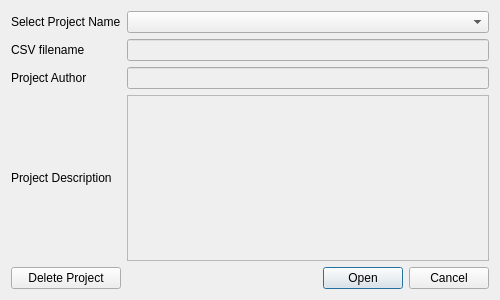
<?xml version="1.0" encoding="UTF-8"?>
<ui version="4.0">
 <class>Dialog_OpenProject</class>
 <widget class="QDialog" name="Dialog_OpenProject">
  <property name="geometry">
   <rect>
    <x>0</x>
    <y>0</y>
    <width>500</width>
    <height>300</height>
   </rect>
  </property>
  <property name="maximumSize">
   <size>
    <width>500</width>
    <height>300</height>
   </size>
  </property>
  <property name="windowTitle">
   <string>Open Project</string>
  </property>
  <layout class="QGridLayout" name="gridLayout_2">
   <item row="0" column="0">
    <layout class="QGridLayout" name="gridLayout">
     <item row="2" column="1">
      <widget class="QLineEdit" name="lineEdit_OpenProject_ProjectAuthor">
       <property name="enabled">
        <bool>false</bool>
       </property>
      </widget>
     </item>
     <item row="3" column="0">
      <widget class="QLabel" name="label_OpenProject_ProjectDescription">
       <property name="text">
        <string>Project Description</string>
       </property>
      </widget>
     </item>
     <item row="4" column="1">
      <widget class="QDialogButtonBox" name="buttonBox_OpenProject">
       <property name="standardButtons">
        <set>QDialogButtonBox::Cancel|QDialogButtonBox::Open</set>
       </property>
      </widget>
     </item>
     <item row="3" column="1">
      <widget class="QTextEdit" name="textEdit_OpenProject_ProjectDescription">
       <property name="enabled">
        <bool>false</bool>
       </property>
      </widget>
     </item>
     <item row="2" column="0">
      <widget class="QLabel" name="label_OpenProject_ProjectAuthor">
       <property name="text">
        <string>Project Author</string>
       </property>
      </widget>
     </item>
     <item row="0" column="1">
      <widget class="QComboBox" name="comboBox_OpenProject_ProjectName"/>
     </item>
     <item row="0" column="0">
      <widget class="QLabel" name="label_OpenProject_ProjectName">
       <property name="text">
        <string>Select Project Name</string>
       </property>
      </widget>
     </item>
     <item row="4" column="0">
      <widget class="QPushButton" name="pushButton_OpenProject_ProjectRemove">
       <property name="text">
        <string>Delete Project</string>
       </property>
      </widget>
     </item>
     <item row="1" column="0">
      <widget class="QLabel" name="label_OpenProject_CSVName">
       <property name="text">
        <string>CSV filename</string>
       </property>
      </widget>
     </item>
     <item row="1" column="1">
      <widget class="QLineEdit" name="lineEdit_OpenProject_CSVName">
       <property name="enabled">
        <bool>false</bool>
       </property>
      </widget>
     </item>
    </layout>
   </item>
  </layout>
 </widget>
 <resources/>
 <connections/>
</ui>
